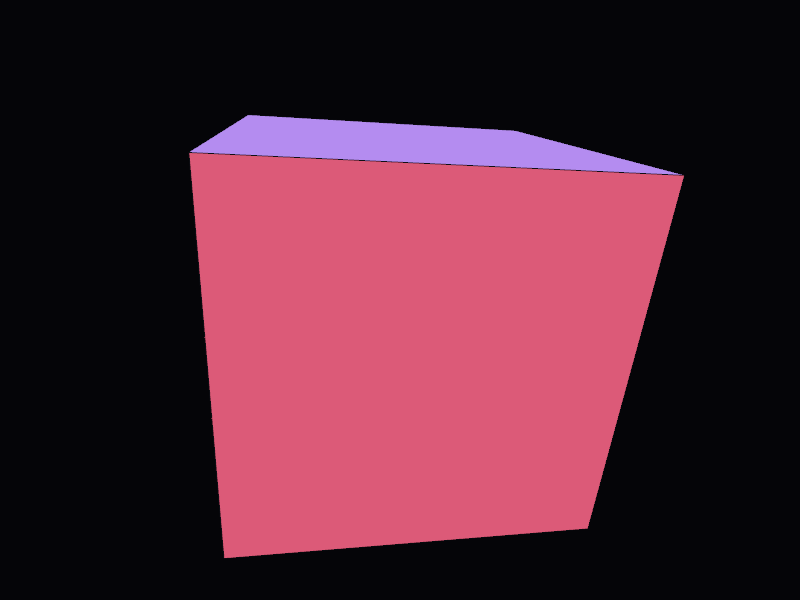

The script that saved this image:
from pathlib import Path

import pyglet

from spinning_cube import SpinningCube


def main():
    out_path = Path("spinning_cube_capture.png").resolve()

    window = SpinningCube()
    window.set_visible(True)

    def capture(_dt):
        pyglet.image.get_buffer_manager().get_color_buffer().save(out_path.as_posix())
        print(f"Saved: {out_path}")
        window.close()
        pyglet.app.exit()

    pyglet.clock.schedule_once(capture, 0.25)
    pyglet.app.run()


if __name__ == "__main__":
    main()
